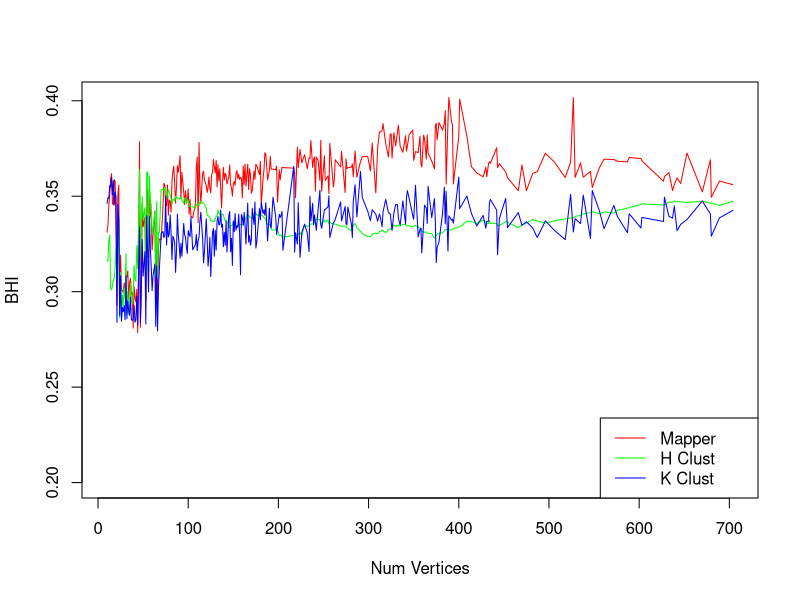

Source code (R):
t1 <- read.table("results/gridResults1439Daisy_poa_4_10p5-pearsonSmallerParams.csv")
t2 <- read.table("results/gridResults1439Daisy_poa_4_10p5_no_iqr_pearson.csv")
t3 <-read.table("results//gridResults1439Daisy_poa_8_p6_iqr_75_pearson.csv")
pearsonTable1439 <- rbind(t1,t2,t3)
print(c(mean(pearsonTable1439$mapperBHI), mean(pearsonTable1439$hclustBHI), mean(pearsonTable1439$kclustBHI)))
print(c(sd(pearsonTable1439$mapperBHI), sd(pearsonTable1439$hclustBHI), sd(pearsonTable1439$kclustBHI)))

t4 <-read.table("results/gridResults1439Daisy_poa_45_9p5-spearman.csv", sep=",")
t5 <- read.table("results/gridResults1439Daisy_poa_4_10p5_noiqr_spearman.csv")
spearmanTable1439 <- rbind(t4,t5)

allValues<- rbind(pearsonTable1439, pearsonTable1439)
print(c(mean(spearmanTable1439$mapperBHI), mean(spearmanTable1439$hclustBHI), mean(spearmanTable1439$kclustBHI)))
print(c(sd(spearmanTable1439$mapperBHI), sd(spearmanTable1439$hclustBHI), sd(spearmanTable1439$kclustBHI)))

spearmanTable5437 <- read.table("results/5437_small_params_spearman_poa_8_p25_daisy.csv")
print(c(mean(spearmanTable5437$mapperBHI), mean(spearmanTable5437$hclustBHI), mean(spearmanTable5437$kclustBHI)))
print(c(sd(spearmanTable5437$mapperBHI), sd(spearmanTable5437$hclustBHI), sd(spearmanTable5437$kclustBHI)))


colors<-rainbow(3)
xrange <- range(allValues$num.verticies)
yrange<-range(.2, max(max(allValues$mapperBHI), max(allValues$hclustBHI), max(allValues$kclustBHI)))
sortedVerts <- sort(unique(allValues$num.verticies))
flattenMapperBHI <- unlist(lapply(sortedVerts, function(x){mean(allValues[allValues$num.verticies == x, "mapperBHI"])}))
flattenHclustBHI <- unlist(lapply(sortedVerts, function(x){mean(allValues[allValues$num.verticies == x, "hclustBHI"])}))
flattenKclustBHI <- unlist(lapply(sortedVerts, function(x){mean(allValues[allValues$num.verticies == x, "kclustBHI"])}))


jump <- 5


plot(xrange, yrange, type="n", xlab="Num Vertices", ylab="BHI")
colors<-rainbow(3)



lines(sortedVerts, flattenMapperBHI, col = colors[1])
lines(sortedVerts, flattenHclustBHI, col = colors[2])
lines(sortedVerts, flattenKclustBHI, col = colors[3])

legend('bottomright', c("Mapper", "H Clust", "K Clust"), col=colors,text.width = 100, lty=c(1,1))

